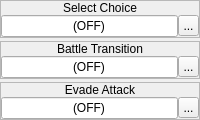
                            <widget class="QWidget" name="widget_62" native="true">
                             <layout class="QVBoxLayout" name="verticalLayout_46">
                              <property name="spacing">
                               <number>3</number>
                              </property>
                              <property name="margin">
                               <number>0</number>
                              </property>
                              <item>
                               <widget class="QFrame" name="frame_25">
                                <property name="sizePolicy">
                                 <sizepolicy hsizetype="Preferred" vsizetype="Fixed">
                                  <horstretch>0</horstretch>
                                  <verstretch>0</verstretch>
                                 </sizepolicy>
                                </property>
                                <property name="frameShape">
                                 <enum>QFrame::StyledPanel</enum>
                                </property>
                                <property name="frameShadow">
                                 <enum>QFrame::Raised</enum>
                                </property>
                                <layout class="QVBoxLayout" name="verticalLayout_33">
                                 <property name="spacing">
                                  <number>0</number>
                                 </property>
                                 <property name="margin">
                                  <number>0</number>
                                 </property>
                                 <item>
                                  <widget class="QLabel" name="label_24">
                                   <property name="sizePolicy">
                                    <sizepolicy hsizetype="Preferred" vsizetype="Fixed">
                                     <horstretch>0</horstretch>
                                     <verstretch>0</verstretch>
                                    </sizepolicy>
                                   </property>
                                   <property name="text">
                                    <string>Select Choice</string>
                                   </property>
                                   <property name="alignment">
                                    <set>Qt::AlignCenter</set>
                                   </property>
                                  </widget>
                                 </item>
                                 <item>
                                  <widget class="QWidget" name="widget_24" native="true">
                                   <layout class="QHBoxLayout" name="horizontalLayout_17">
                                    <property name="spacing">
                                     <number>0</number>
                                    </property>
                                    <property name="margin">
                                     <number>0</number>
                                    </property>
                                    <item>
                                     <widget class="QLineEdit" name="leSelectChoiceSFX">
                                      <property name="text">
                                       <string>(OFF)</string>
                                      </property>
                                      <property name="alignment">
                                       <set>Qt::AlignCenter</set>
                                      </property>
                                      <property name="readOnly">
                                       <bool>true</bool>
                                      </property>
                                     </widget>
                                    </item>
                                    <item>
                                     <widget class="QToolButton" name="bBrowseSelectChoiceSFX">
                                      <property name="sizePolicy">
                                       <sizepolicy hsizetype="Fixed" vsizetype="Expanding">
                                        <horstretch>0</horstretch>
                                        <verstretch>0</verstretch>
                                       </sizepolicy>
                                      </property>
                                      <property name="minimumSize">
                                       <size>
                                        <width>21</width>
                                        <height>21</height>
                                       </size>
                                      </property>
                                      <property name="maximumSize">
                                       <size>
                                        <width>21</width>
                                        <height>21</height>
                                       </size>
                                      </property>
                                      <property name="text">
                                       <string>...</string>
                                      </property>
                                      <property name="icon">
                                       <iconset resource="gui_icons.qrc">
                                        <normaloff>:/icons/fileopen.png</normaloff>:/icons/fileopen.png</iconset>
                                      </property>
                                      <property name="iconSize">
                                       <size>
                                        <width>16</width>
                                        <height>16</height>
                                       </size>
                                      </property>
                                     </widget>
                                    </item>
                                   </layout>
                                  </widget>
                                 </item>
                                </layout>
                               </widget>
                              </item>
                              <item>
                               <widget class="QFrame" name="frame_29">
                                <property name="sizePolicy">
                                 <sizepolicy hsizetype="Preferred" vsizetype="Fixed">
                                  <horstretch>0</horstretch>
                                  <verstretch>0</verstretch>
                                 </sizepolicy>
                                </property>
                                <property name="frameShape">
                                 <enum>QFrame::StyledPanel</enum>
                                </property>
                                <property name="frameShadow">
                                 <enum>QFrame::Raised</enum>
                                </property>
                                <layout class="QVBoxLayout" name="verticalLayout_37">
                                 <property name="spacing">
                                  <number>0</number>
                                 </property>
                                 <property name="margin">
                                  <number>0</number>
                                 </property>
                                 <item>
                                  <widget class="QLabel" name="label_28">
                                   <property name="sizePolicy">
                                    <sizepolicy hsizetype="Preferred" vsizetype="Fixed">
                                     <horstretch>0</horstretch>
                                     <verstretch>0</verstretch>
                                    </sizepolicy>
                                   </property>
                                   <property name="text">
                                    <string>Battle Transition</string>
                                   </property>
                                   <property name="alignment">
                                    <set>Qt::AlignCenter</set>
                                   </property>
                                  </widget>
                                 </item>
                                 <item>
                                  <widget class="QWidget" name="widget_28" native="true">
                                   <layout class="QHBoxLayout" name="horizontalLayout_21">
                                    <property name="spacing">
                                     <number>0</number>
                                    </property>
                                    <property name="margin">
                                     <number>0</number>
                                    </property>
                                    <item>
                                     <widget class="QLineEdit" name="leBattleTransitionSFX">
                                      <property name="text">
                                       <string>(OFF)</string>
                                      </property>
                                      <property name="alignment">
                                       <set>Qt::AlignCenter</set>
                                      </property>
                                      <property name="readOnly">
                                       <bool>true</bool>
                                      </property>
                                     </widget>
                                    </item>
                                    <item>
                                     <widget class="QToolButton" name="bBrowseBattleTransitionSFX">
                                      <property name="sizePolicy">
                                       <sizepolicy hsizetype="Fixed" vsizetype="Expanding">
                                        <horstretch>0</horstretch>
                                        <verstretch>0</verstretch>
                                       </sizepolicy>
                                      </property>
                                      <property name="minimumSize">
                                       <size>
                                        <width>21</width>
                                        <height>21</height>
                                       </size>
                                      </property>
                                      <property name="maximumSize">
                                       <size>
                                        <width>21</width>
                                        <height>21</height>
                                       </size>
                                      </property>
                                      <property name="text">
                                       <string>...</string>
                                      </property>
                                      <property name="icon">
                                       <iconset resource="gui_icons.qrc">
                                        <normaloff>:/icons/fileopen.png</normaloff>:/icons/fileopen.png</iconset>
                                      </property>
                                      <property name="iconSize">
                                       <size>
                                        <width>16</width>
                                        <height>16</height>
                                       </size>
                                      </property>
                                     </widget>
                                    </item>
                                   </layout>
                                  </widget>
                                 </item>
                                </layout>
                               </widget>
                              </item>
                              <item>
                               <widget class="QFrame" name="frame_34">
                                <property name="sizePolicy">
                                 <sizepolicy hsizetype="Preferred" vsizetype="Fixed">
                                  <horstretch>0</horstretch>
                                  <verstretch>0</verstretch>
                                 </sizepolicy>
                                </property>
                                <property name="frameShape">
                                 <enum>QFrame::StyledPanel</enum>
                                </property>
                                <property name="frameShadow">
                                 <enum>QFrame::Raised</enum>
                                </property>
                                <layout class="QVBoxLayout" name="verticalLayout_42">
                                 <property name="spacing">
                                  <number>0</number>
                                 </property>
                                 <property name="margin">
                                  <number>0</number>
                                 </property>
                                 <item>
                                  <widget class="QLabel" name="label_33">
                                   <property name="sizePolicy">
                                    <sizepolicy hsizetype="Preferred" vsizetype="Fixed">
                                     <horstretch>0</horstretch>
                                     <verstretch>0</verstretch>
                                    </sizepolicy>
                                   </property>
                                   <property name="text">
                                    <string>Evade Attack</string>
                                   </property>
                                   <property name="alignment">
                                    <set>Qt::AlignCenter</set>
                                   </property>
                                  </widget>
                                 </item>
                                 <item>
                                  <widget class="QWidget" name="widget_33" native="true">
                                   <layout class="QHBoxLayout" name="horizontalLayout_26">
                                    <property name="spacing">
                                     <number>0</number>
                                    </property>
                                    <property name="margin">
                                     <number>0</number>
                                    </property>
                                    <item>
                                     <widget class="QLineEdit" name="leEvadeAttackSFX">
                                      <property name="text">
                                       <string>(OFF)</string>
                                      </property>
                                      <property name="alignment">
                                       <set>Qt::AlignCenter</set>
                                      </property>
                                      <property name="readOnly">
                                       <bool>true</bool>
                                      </property>
                                     </widget>
                                    </item>
                                    <item>
                                     <widget class="QToolButton" name="bBrowseEvadeAttackSFX">
                                      <property name="sizePolicy">
                                       <sizepolicy hsizetype="Fixed" vsizetype="Expanding">
                                        <horstretch>0</horstretch>
                                        <verstretch>0</verstretch>
                                       </sizepolicy>
                                      </property>
                                      <property name="minimumSize">
                                       <size>
                                        <width>21</width>
                                        <height>21</height>
                                       </size>
                                      </property>
                                      <property name="maximumSize">
                                       <size>
                                        <width>21</width>
                                        <height>21</height>
                                       </size>
                                      </property>
                                      <property name="text">
                                       <string>...</string>
                                      </property>
                                      <property name="icon">
                                       <iconset resource="gui_icons.qrc">
                                        <normaloff>:/icons/fileopen.png</normaloff>:/icons/fileopen.png</iconset>
                                      </property>
                                      <property name="iconSize">
                                       <size>
                                        <width>16</width>
                                        <height>16</height>
                                       </size>
                                      </property>
                                     </widget>
                                    </item>
                                   </layout>
                                  </widget>
                                 </item>
                                </layout>
                               </widget>
                              </item>
                             </layout>
                            </widget>
